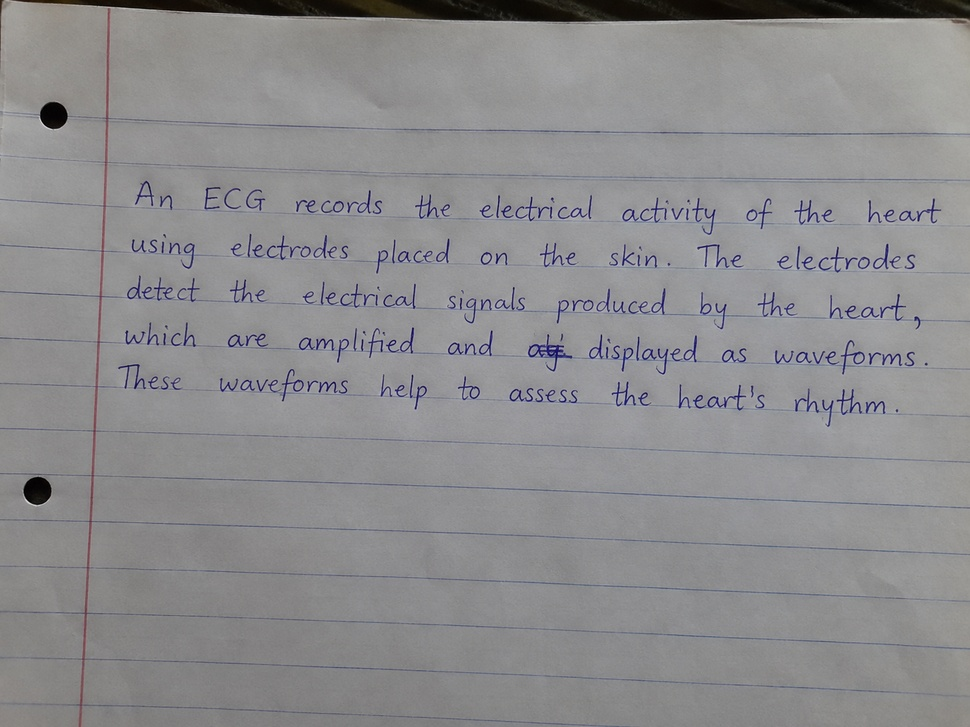
#> input picture data/answers/answer_02.jpg, 970 x 727 px, shrunk from 1448 x 1086 before the run, found by its file name
$ python line_detector.py
#> lines starting #> are read from the running program, lines starting #| are printed output that depends on the picture; after the words box and inside, x2 and y2 are one past the last pixel; in counts of white or black regions, pixels touching at a corner belong together
import cv2
import os
import sys
import numpy as np


# ============================================================
# CONFIGURATION
# ============================================================

if len(sys.argv) > 1:
    image_path = sys.argv[1]
else:
    image_path = "data/answers/answer_02.jpg"

output_dir = "data/lines"
debug_dir = "reports/debug"

os.makedirs(output_dir, exist_ok=True)
os.makedirs(debug_dir, exist_ok=True)


# ============================================================
# LOAD IMAGE
# ============================================================

image = cv2.imread(image_path)
#> image is the input picture: shape (727, 970, 3); mean B, G, R 141.9, 140, 140.6

if image is None:
    raise FileNotFoundError(
        f"Could not find image: {image_path}"
    )

height, width = image.shape[:2]
#> height = 727; width = 970


# ============================================================
# REMOVE OLD LINE CROPS
# ============================================================

for file in os.listdir(output_dir):
    if file.endswith(".jpg"):
        os.remove(
            os.path.join(output_dir, file)
        )


# ============================================================
# CROP TO ANSWER AREA
# ============================================================

top = int(height * 0.25)
#> top = 181
bottom = int(height * 0.75)
#> bottom = 545
left = int(width * 0.08)
#> left = 77
right = int(width * 0.97)
#> right = 940

roi = image[
    top:bottom,
    left:right
]


# ============================================================
# CONVERT TO HSV
# ============================================================

hsv = cv2.cvtColor(
    roi,
    cv2.COLOR_BGR2HSV
)
#> hsv: shape (364, 863, 3); mean H, S, V 93.2, 10.3, 148.6

H = hsv[:, :, 0]
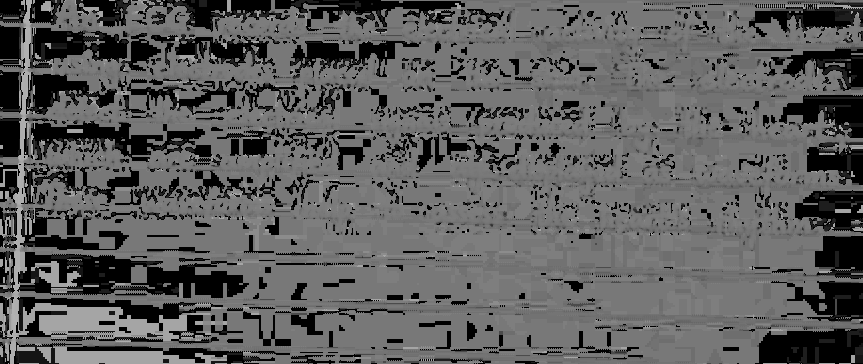
#> H: shape (364, 863); min 0, max 179, mean 93.2
S = hsv[:, :, 1]
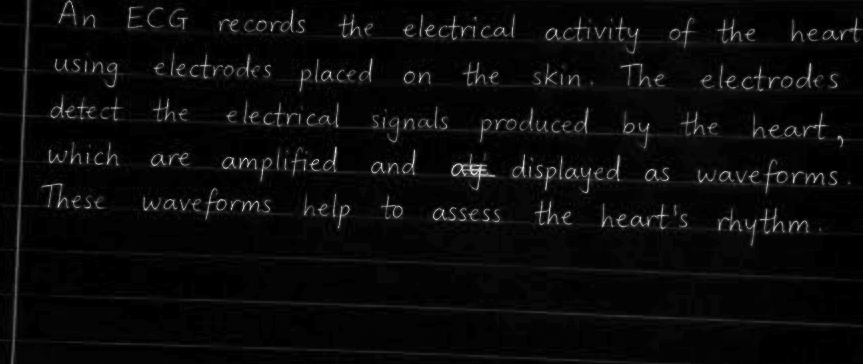
#> S: shape (364, 863); min 0, max 237, mean 10.3
V = hsv[:, :, 2]
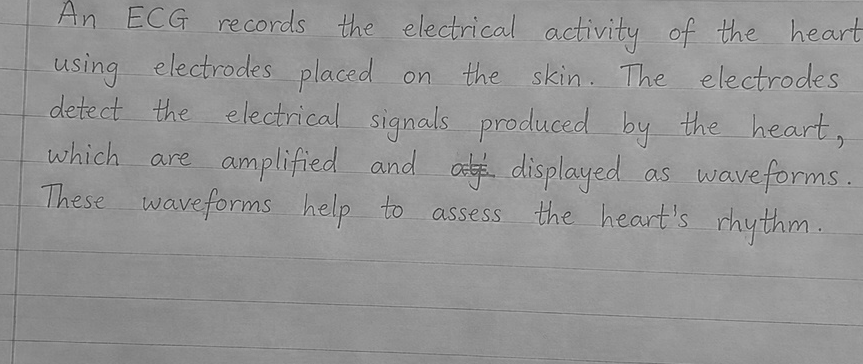
#> V: shape (364, 863); min 24, max 225, mean 148.6


# ============================================================
# DETECT DARK BLUE HANDWRITING
# ============================================================

blue = (
    (H >= 85) &
    (H <= 140)
)
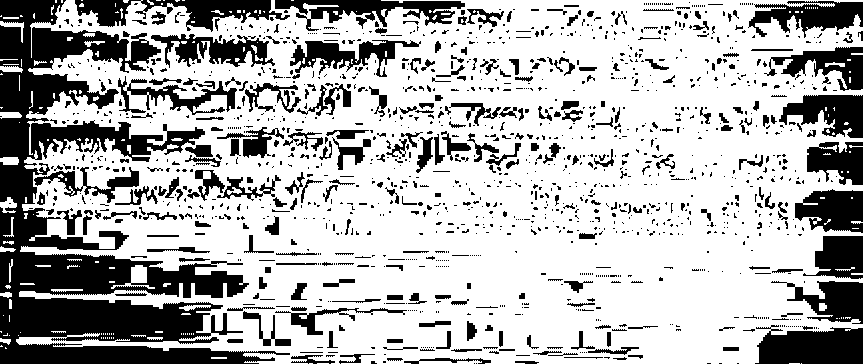
#> blue: shape (364, 863) bool; 70.4% white; 1434 black regions (1146 under 20 px), largest, box (x1, y1, x2, y2) and area: (0, 0, 290, 364) 36648, (755, 325, 863, 364) 3421, (75, 0, 290, 32) 3010

dark = V < 165
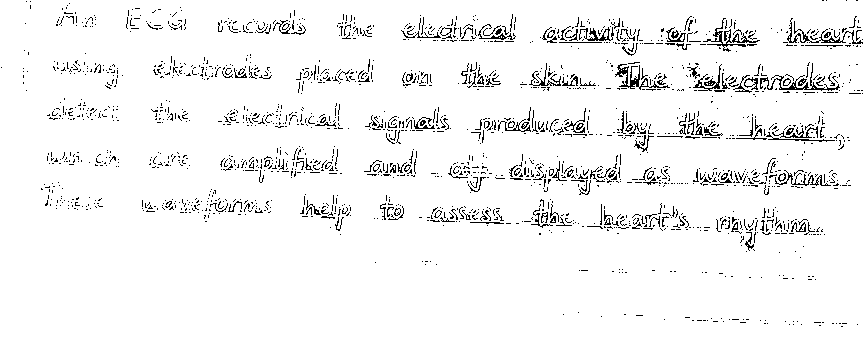
#> dark: shape (364, 863) bool; 95.4% white; black in thin lines or dots, all inside (x1, y1, x2, y2) = (1, 0, 863, 327)

saturated = S > 45
#> saturated: shape (364, 863) bool; 4.8% white in thin lines or dots

ink = blue & dark & saturated
#> ink: shape (364, 863) bool; 4.3% white in thin lines or dots, all inside (x1, y1, x2, y2) = (41, 0, 863, 318)


mask = np.zeros_like(V)

mask[ink] = 255


# ============================================================
# REMOVE SMALL NOISE
# ============================================================

kernel = cv2.getStructuringElement(
    cv2.MORPH_ELLIPSE,
    (2, 2)
)

mask = cv2.morphologyEx(
    mask,
    cv2.MORPH_OPEN,
    kernel
)


# ============================================================
# CONNECT LETTER PARTS
# ============================================================

kernel = cv2.getStructuringElement(
    cv2.MORPH_RECT,
    (3, 2)
)

mask = cv2.morphologyEx(
    mask,
    cv2.MORPH_CLOSE,
    kernel
)


# ============================================================
# SAVE DEBUG MASK
# ============================================================

cv2.imwrite(
    os.path.join(
        debug_dir,
        "06_blue_ink_mask.jpg"
    ),
    mask
)
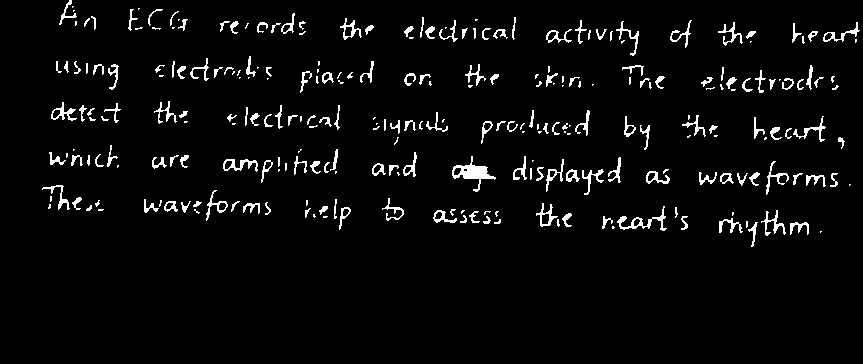
#> saved as 06_blue_ink_mask.jpg: shape (364, 863); 4.1% white in thin lines or dots, all inside (x1, y1, x2, y2) = (42, 0, 860, 247)


# ============================================================
# HORIZONTAL PROJECTION
# ============================================================

row_pixels = np.sum(
    mask > 0,
    axis=1
)

smooth = np.convolve(
    row_pixels,
    np.ones(5) / 5,
    mode="same"
)


# ============================================================
# FIND WRITING ROWS
# ============================================================

threshold = max(
    4,
    np.percentile(
        smooth,
        70
    )
)

active = smooth > threshold

regions = []

start = None

for y, value in enumerate(active):

    if value and start is None:
        start = y

    elif not value and start is not None:

        end = y

        if end - start >= 6:
            regions.append(
                [start, end]
            )

        start = None


if start is not None:
    regions.append(
        [start, len(active)]
    )


# ============================================================
# MERGE FRAGMENTS
# ============================================================

merged = []

for y1, y2 in regions:

    if not merged:
        merged.append(
            [y1, y2]
        )
        continue

    previous = merged[-1]

    if y1 - previous[1] <= 10:
        previous[1] = y2
    else:
        merged.append(
            [y1, y2]
        )


# ============================================================
# SAVE LINE CROPS
# ============================================================

count = 0

for y1, y2 in merged:

    if y2 - y1 > 45:
        continue

    region = mask[
        y1:y2,
        :
    ]

    columns = np.where(
        np.sum(
            region > 0,
            axis=0
        ) > 0
    )[0]

    if len(columns) == 0:
        continue

    x1 = max(
        0,
        left + columns[0] - 15
    )

    x2 = min(
        width,
        left + columns[-1] + 15
    )

    crop_top = max(
        0,
        top + y1 - 12
    )

    crop_bottom = min(
        height,
        top + y2 + 12
    )

    crop = image[
        crop_top:crop_bottom,
        x1:x2
    ]

    # Sanity checks
    if crop.shape[0] < 20:
        continue

    if crop.shape[1] < 150:
        continue

    count += 1

    filename = os.path.join(
        output_dir,
        f"line_{count}.jpg"
    )

    cv2.imwrite(
        filename,
        crop
    )
#> this loop made 5 passes
#> pass 3, `crop = image[ crop_top:crop_bottom, x1:x2 ]`:
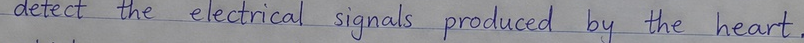
#> crop: shape (43, 804, 3); mean B, G, R 149.9, 143.6, 143.8
#> after the loop, count = 5


# ============================================================
# RESULT
# ============================================================

print()
print(
    f"Input image: {image_path}"
)

print(
    f"Detected {count} handwriting lines."
)
#| Detected 5 handwriting lines.

print()

for i in range(
    1,
    count + 1
):
    print(
        f"line_{i}.jpg"
    )

print()

print(
    "Debug mask:"
)

print(
    "reports/debug/06_blue_ink_mask.jpg"
)

print()

$ run again, with data/answers/answer_01.jpg copied over data/answers/answer_02.jpg
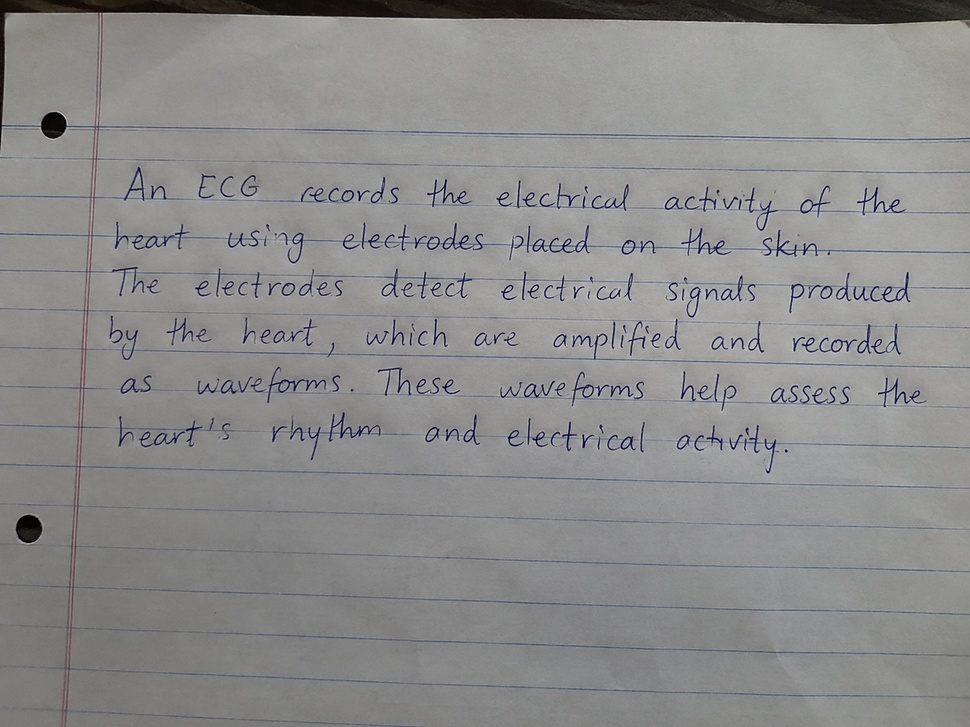
#> input picture data/answers/answer_01.jpg, 970 x 727 px, shrunk from 1448 x 1086 before the run, found by its file name
#> image is the input picture: shape (727, 970, 3); mean B, G, R 139.2, 139.3, 139.6
#> hsv: shape (364, 863, 3); mean H, S, V 62.7, 9.8, 146.8
#> `blue = ( (H >= 85) & (H <= 140) )`:
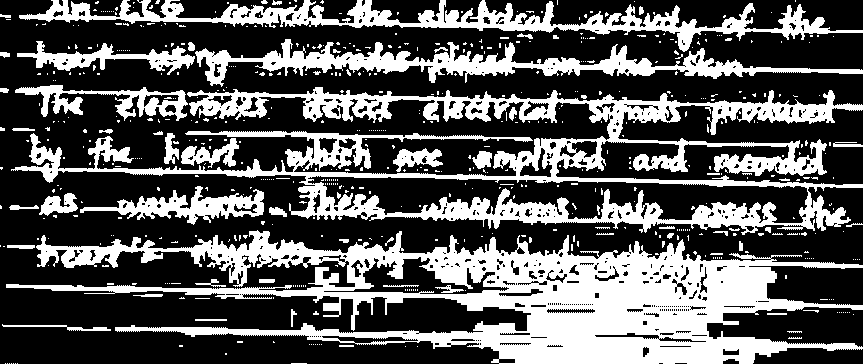
#> blue: shape (364, 863) bool; 34.7% white; 594 white regions (534 under 20 px), largest, box (x1, y1, x2, y2) and area: (6, 230, 863, 364) 43896, (11, 87, 863, 235) 32011, (19, 0, 863, 52) 10296
#> dark: shape (364, 863) bool; 88.4% white; black in thin lines or dots
#> saturated: shape (364, 863) bool; 3.7% white in thin lines or dots
#> ink: shape (364, 863) bool; 3.6% white in thin lines or dots, all inside (x1, y1, x2, y2) = (4, 0, 844, 293)
#> the loop `for y1, y2 in merged: ` made 6 passes
#> pass 3, `crop = image[ crop_top:crop_bottom, x1:x2 ]`:
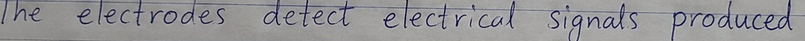
#> crop: shape (41, 805, 3); mean B, G, R 149.7, 147.3, 147.8
#> after the loop `for y1, y2 in merged:`: count = 6
#| Detected 6 handwriting lines.

$ run again, with data/answers/answer_03.jpg copied over data/answers/answer_02.jpg
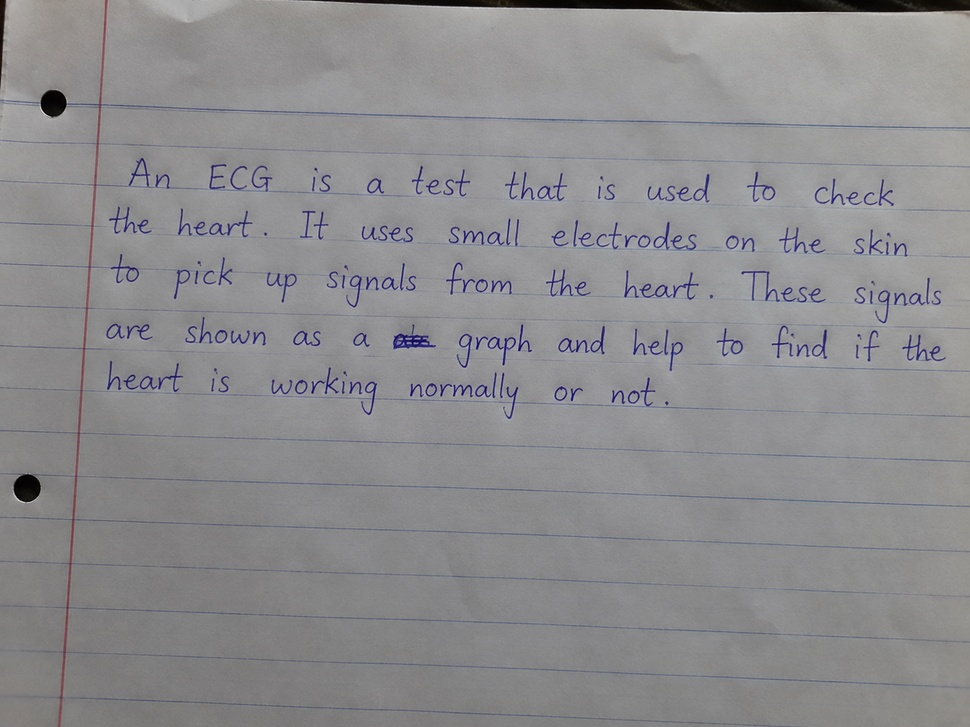
#> input picture data/answers/answer_03.jpg, 970 x 727 px, shrunk from 1448 x 1086 before the run, found by its file name
#> image is the input picture: shape (727, 970, 3); mean B, G, R 142.2, 140, 140.7
#> hsv: shape (364, 863, 3); mean H, S, V 93, 10.2, 146.3
#> `blue = ( (H >= 85) & (H <= 140) )`:
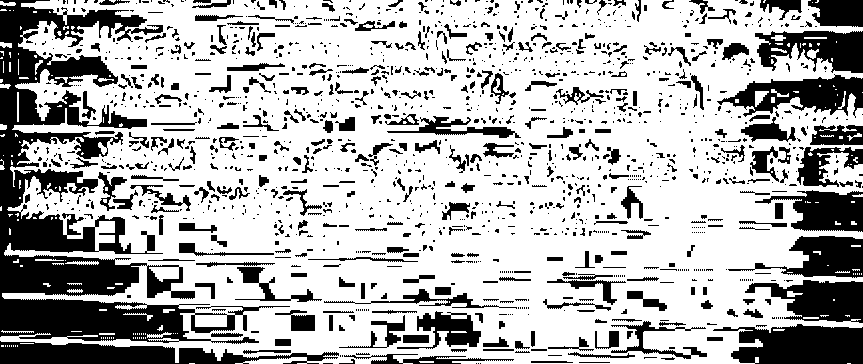
#> blue: shape (364, 863) bool; 70.6% white; 1464 black regions (1067 under 20 px), largest, box (x1, y1, x2, y2) and area: (0, 0, 290, 344) 29016, (0, 341, 339, 364) 4586, (713, 324, 863, 364) 4477
#> dark: shape (364, 863) bool; 95.5% white; black in thin lines or dots, all inside (x1, y1, x2, y2) = (17, 0, 863, 277)
#> saturated: shape (364, 863) bool; 4.9% white in thin lines or dots, all inside (x1, y1, x2, y2) = (0, 0, 863, 321)
#> ink: shape (364, 863) bool; 4.4% white in thin lines or dots, all inside (x1, y1, x2, y2) = (29, 0, 863, 321)
#> the loop `for y1, y2 in merged: ` made 5 passes
#> pass 3, `crop = image[ crop_top:crop_bottom, x1:x2 ]`:
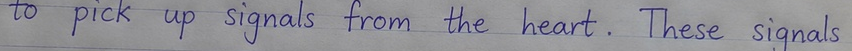
#> crop: shape (51, 852, 3); mean B, G, R 150.2, 144.1, 144.5
#> after the loop `for y1, y2 in merged:`: count = 5
#| Detected 5 handwriting lines.
